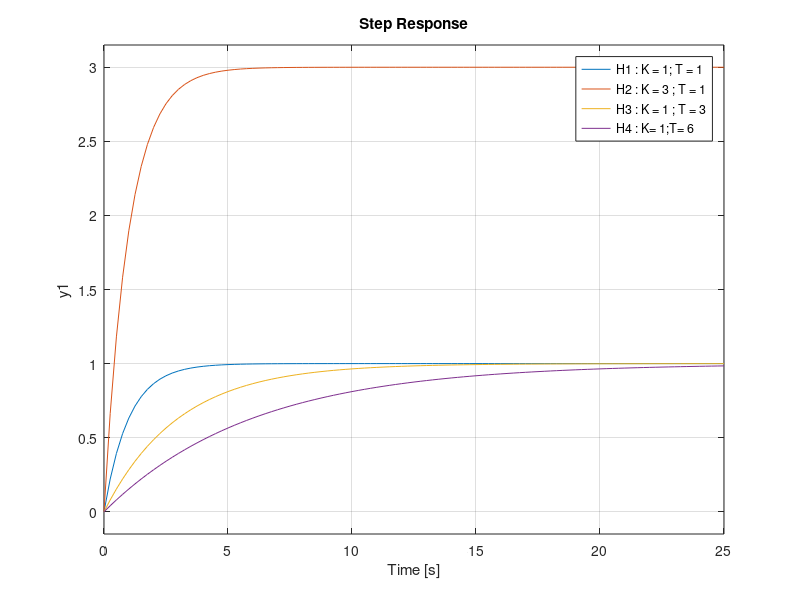

This chart was generated by the following MATLAB code:
close
clear
clc

K1 = 1; T1 = 1;
K2 = 3; T2 = 1;
K3 = 1; T3 = 3;
K4 = 1; T4 = 6;
sys1=tf(K1, [T1 1]);
sys2=tf(K2, [T2 1]);
sys3=tf(K3, [T3 1]);
sys4=tf(K4, [T4 1]);
step(sys1,sys2,sys3,sys4,25) , grid on
legend('H1 : K = 1; T = 1', 'H2 : K = 3 ; T = 1 ' , 'H3 : K = 1 ; T = 3 ' , 'H4 : K= 1;T= 6')